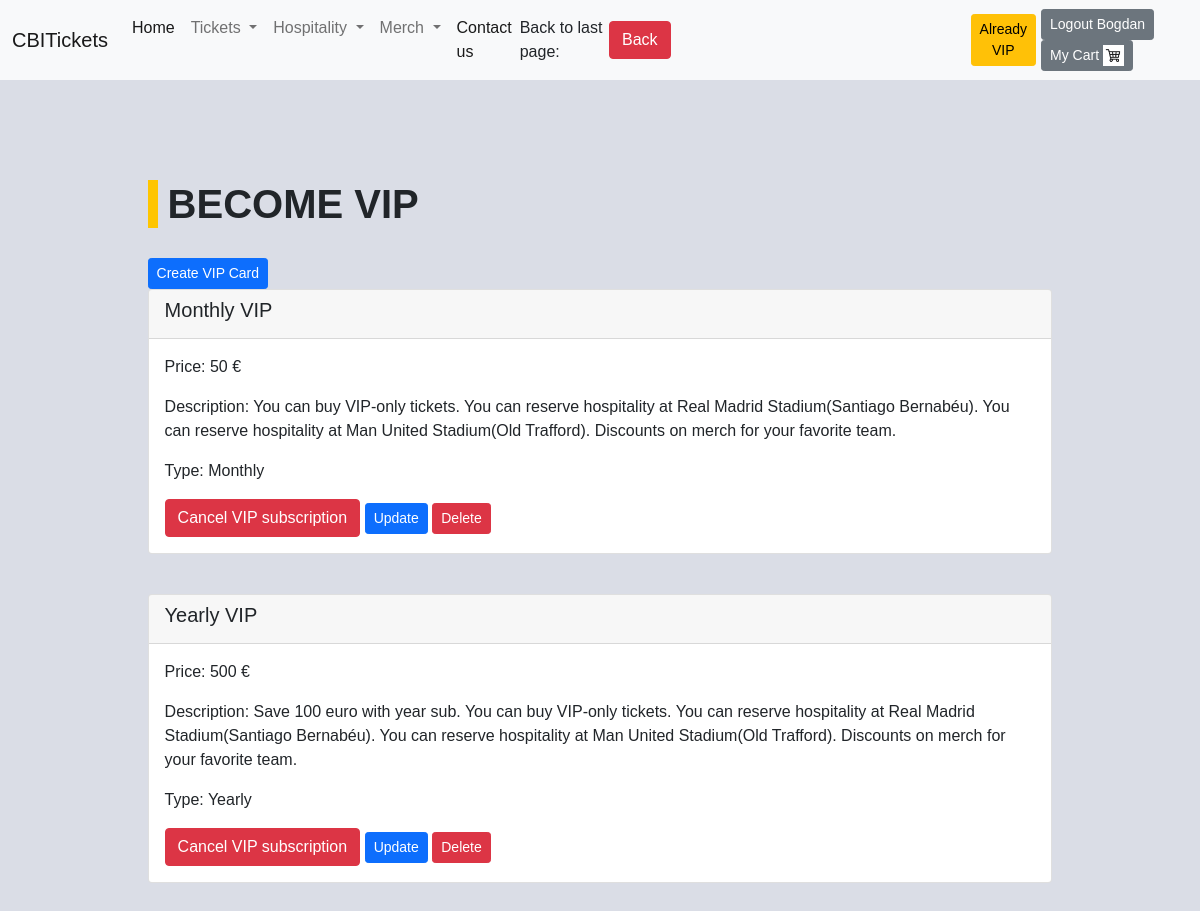
Screenshot of /become-vip/ (signed in) with the database file from the repository.
### home/models.py (models this page shows, shortened)
class VIP(models.Model):
    vip_type_ch = (('Monthly', 'Monthly'), ('Yearly', 'Yearly'))
    title = models.CharField(max_length=150)
    price = models.IntegerField(null=False)
    description = models.TextField(max_length=1000, default='no description')
    vip_type = models.CharField(choices=vip_type_ch, max_length=30, null=False)
    created_at = models.DateTimeField(auto_now_add=True)
    updated_at = models.DateTimeField(auto_now=True)

### home/views.py (the view)
# urls.py: path('become-vip/', views.BecomeVIPListView.as_view(), name='become_vip'),
class BecomeVIPListView(ListView):
    template_name = 'home/become_vip.html'
    model = VIP
    context_object_name = 'all_vip'

### templates/home/become_vip.html (shortened to what this page needs)
{% extends 'base.html' %}
{% block content %}
    <div class="container">
        <h1>Become VIP</h1>
        {% if perms.user.add_vip %}
            <a class="btn btn-sm btn-primary" href="{% url 'create_vip_card' %}">Create VIP Card</a>
        {% endif %}
        {% for vip in all_vip %}
            <div class="card">
                <div class="card-header">
                    <h5 class="card-title">{{ vip.title }}</h5>
                </div>
                <div class="card-body">
                    <p class="card-text">Price: {{ vip.price }} &#128</p>
                    <p class="card-text">Description: {{ vip.description }}</p>
                    <p class="card-text">Type: {{ vip.vip_type }}</p>
                    {% if perms.user.vip_only %}
                        <button type="button" data-bs-toggle="modal" class="btn btn-danger"
                                data-bs-target="#cancelModal" id="modalTrigger">
                            Cancel VIP subscription
                        </button>
                    {% else %}
                        <button type="button" data-bs-toggle="modal" class="btn btn-primary"
                                data-bs-target="#buyModal" id="modalTrigger">
                            Become VIP
                        </button>
                    {% endif %}
                    {% if perms.user.update_vip %}
                        <a class="btn btn-sm btn-primary" href="{% url 'update_vip_card' vip.id %}">Update</a>
                    {% endif %}
                    {% if perms.user.delete_vip %}
                        <a class="btn btn-sm btn-danger" href="{% url 'delete_vip_card' vip.id %}">Delete</a>
                    {% endif %}
                </div>
            </div>
        {% endfor %}
    </div>
{% endblock %}

### templates/navbar.html (shortened to what this page needs)
{% load static %}
<nav class="navbar navbar-expand-lg navbar-light bg-light">
    <div class="container-fluid">
        <a class="navbar-brand" href="{% url 'home_page' %}">CBITickets</a>
        <div class="collapse navbar-collapse" id="navbarSupportedContent">
            <ul class="navbar-nav me-auto mb-2 mb-lg-0">
                <li class="nav-item">
                    <a class="nav-link active" aria-current="page" href="{% url 'home_page' %}">Home</a>
                </li>
                <li class="nav-item dropdown">
                    <a class="nav-link dropdown-toggle" href="#" id="navbarDropdown" role="button"
                       data-bs-toggle="dropdown" aria-expanded="false">
                        Tickets
                    </a>
                </li>
                <li class="nav-item dropdown">
                    <a class="nav-link dropdown-toggle" href="#" id="navbarDropdown" role="button"
                       data-bs-toggle="dropdown" aria-expanded="false">
                        Hospitality
                    </a>
                </li>
                <li class="nav-item dropdown">
                    <a class="nav-link dropdown-toggle" href="#" id="navbarDropdown" role="button"
                       data-bs-toggle="dropdown" aria-expanded="false">
                        Merch
                    </a>
                </li>
                <li class="nav-item">
                    <a class="nav-link active" aria-current="page" href="{% url 'contact_us' %}">Contact us</a>
                </li>
            </ul>
            {% if request.path == '/merch/' %}
                <form class="d-flex" action="{% url 'search_merch_city' %}" style="margin-right: 300px">
                    <input class="form-control me-2" type="search" placeholder="Search" aria-label="Search"
                           name="search">
                    <button class="btn btn-outline-success" type="submit">Search</button>
                </form>
            {% elif request.path == '/merch-real/' %}
                <form class="d-flex" action="{% url 'search_merch_real' %}" style="margin-right: 300px">
                    <input class="form-control me-2" type="search" placeholder="Search" aria-label="Search"
                           name="search">
                    <button class="btn btn-outline-success" type="submit">Search</button>
                </form>
            {% elif request.path == '/merch-united/' %}
                <form class="d-flex" action="{% url 'search_merch_united' %}" style="margin-right: 300px">
                    <input class="form-control me-2" type="search" placeholder="Search" aria-label="Search"
                           name="search">
                    <button class="btn btn-outline-success" type="submit">Search</button>
                </form>
            {% elif request.path == '/merch-barcelona/' %}
                <form class="d-flex" action="{% url 'search_merch_barcelona' %}" style="margin-right: 300px">
                    <input class="form-control me-2" type="search" placeholder="Search" aria-label="Search"
                           name="search">
                    <button class="btn btn-outline-success" type="submit">Search</button>
                </form>
            {% elif request.path == '/hospitality/' %}
                <form class="d-flex" action="{% url 'search_hospitality_payed_city' %}" style="margin-right: 300px">
                    <input class="form-control me-2" type="search" placeholder="Search" aria-label="Search"
                           name="search">
                    <button class="btn btn-outline-success" type="submit">Search</button>
                </form>
            {% elif request.path == '/hospitality-real/' %}
                <form class="d-flex" action="{% url 'search_hospitality_vip_real' %}" style="margin-right: 300px">
                    <input class="form-control me-2" type="search" placeholder="Search" aria-label="Search"
                           name="search">
                    <button class="btn btn-outline-success" type="submit">Search</button>
                </form>
            {% elif request.path == '/hospitality-united/' %}
                <form class="d-flex" action="{% url 'search_hospitality_vip_united' %}" style="margin-right: 300px">
                    <input class="form-control me-2" type="search" placeholder="Search" aria-label="Search"
                           name="search">
                    <button class="btn btn-outline-success" type="submit">Search</button>
                </form>
            {% elif request.path == '/ticket-man-city/' %}
                <form class="d-flex" action="{% url 'search_fixture_city' %}" style="margin-right: 300px">
                    <input class="form-control me-2" type="search" placeholder="Search" aria-label="Search"
                           name="search">
                    <button class="btn btn-outline-success" type="submit">Search</button>
                </form>
            {% elif request.path == '/ticket-real-madrid/' %}
                <form class="d-flex" action="{% url 'search_fixture_real' %}" style="margin-right: 300px">
                    <input class="form-control me-2" type="search" placeholder="Search" aria-label="Search"
                           name="search">
                    <button class="btn btn-outline-success" type="submit">Search</button>
                </form>
            {% elif request.path == '/ticket-man-united/' %}
                <form class="d-flex" action="{% url 'search_fixture_united' %}" style="margin-right: 300px">
                    <input class="form-control me-2" type="search" placeholder="Search" aria-label="Search"
                           name="search">
                    <button class="btn btn-outline-success" type="submit">Search</button>
                </form>
            {% elif request.path == '/ticket-barcelona/' %}
                <form class="d-flex" action="{% url 'search_fixture_barcelona' %}" style="margin-right: 300px">
                    <input class="form-control me-2" type="search" placeholder="Search" aria-label="Search"
                           name="search">
                    <button class="btn btn-outline-success" type="submit">Search</button>
                </form>
            {% elif request.path == '/' or request.path == '/login/' or request.path == '/password_reset/' %}
            {% elif request.path == '/create-user/' or request.path == '/contact-us/' or request.path == '/success-purchase/' %}
            {% elif request.path == '/product-cart/' or request.path == '/success-vip/' %}
            {% else %}
                <span>Back to last page: </span>
                <button class="btn btn-danger" id="back_btn" style="margin-right: 300px">Back</button>
            {% endif %}
            {% if user.is_authenticated %}
                {% if perms.user.vip_only %}
                    <div>
                        <a class="btn btn-sm btn-warning" href="{% url 'become_vip' %}" style="margin-right: 5px">Already
                            VIP</a>
                    </div>
                {% else %}
                    <div>
                        <a class="btn btn-sm btn-warning" href="{% url 'become_vip' %}" style="margin-right: 5px">Become
                            VIP</a>
                    </div>
                {% endif %}
            {% endif %}
            <div>
                {% if user.is_authenticated %}
                    <a class="btn btn-sm btn-secondary" href="{% url 'logout' %}">Logout {{ request.user.username }}</a>
                    <a class="btn btn-sm btn-secondary" href="{% url 'product_cart' %}">
                        My Cart
                        <img src="{% static 'cart.jpg' %}" style="max-width: 21px;max-height: 21px" alt="...">
                    </a>
                {% else %}
                    <a class="btn btn-sm btn-primary" href="{% url 'create_user' %}">Sign Up</a>
                    <a class="btn btn-sm btn-success" href="{% url 'login' %}">Login</a>
                {% endif %}
            </div>
        </div>
    </div>
</nav>

### templates/home/become_vip.html (style rules this page uses)
* { margin: 0; padding: 0; border: 0; box-sizing: border-box }
body { background-color: #dadde6; font-family: Arial, serif; }
.container { width: 90%; margin: 100px auto }
h1 { text-transform: uppercase; font-weight: 900; border-left: 10px solid #fec500; padding-left: 10px; margin-bottom: 30px }
.card { margin-bottom: 40px; }

### rows the page displays
VIP: title "Monthly VIP", price "50", description "You can buy VIP-only tickets. You can reserve hospitality at Real Madrid Stadium(Santiago Bernabéu). You can reserve hospitality at Man United Stadium(Old Trafford). Discounts on merch for your favorite team.", vip_type "Monthly"
VIP: title "Yearly VIP", price "500", description "Save 100 euro with year sub. You can buy VIP-only tickets. You can reserve hospitality at Real Madrid Stadium(Santiago Bernabéu). You can reserve hospitality at Man United Stadium(Old Trafford). Discounts on merch for your favorite team.", vip_type "Yearly"

### other values shown
{{ request.user.username }} "Bogdan"
